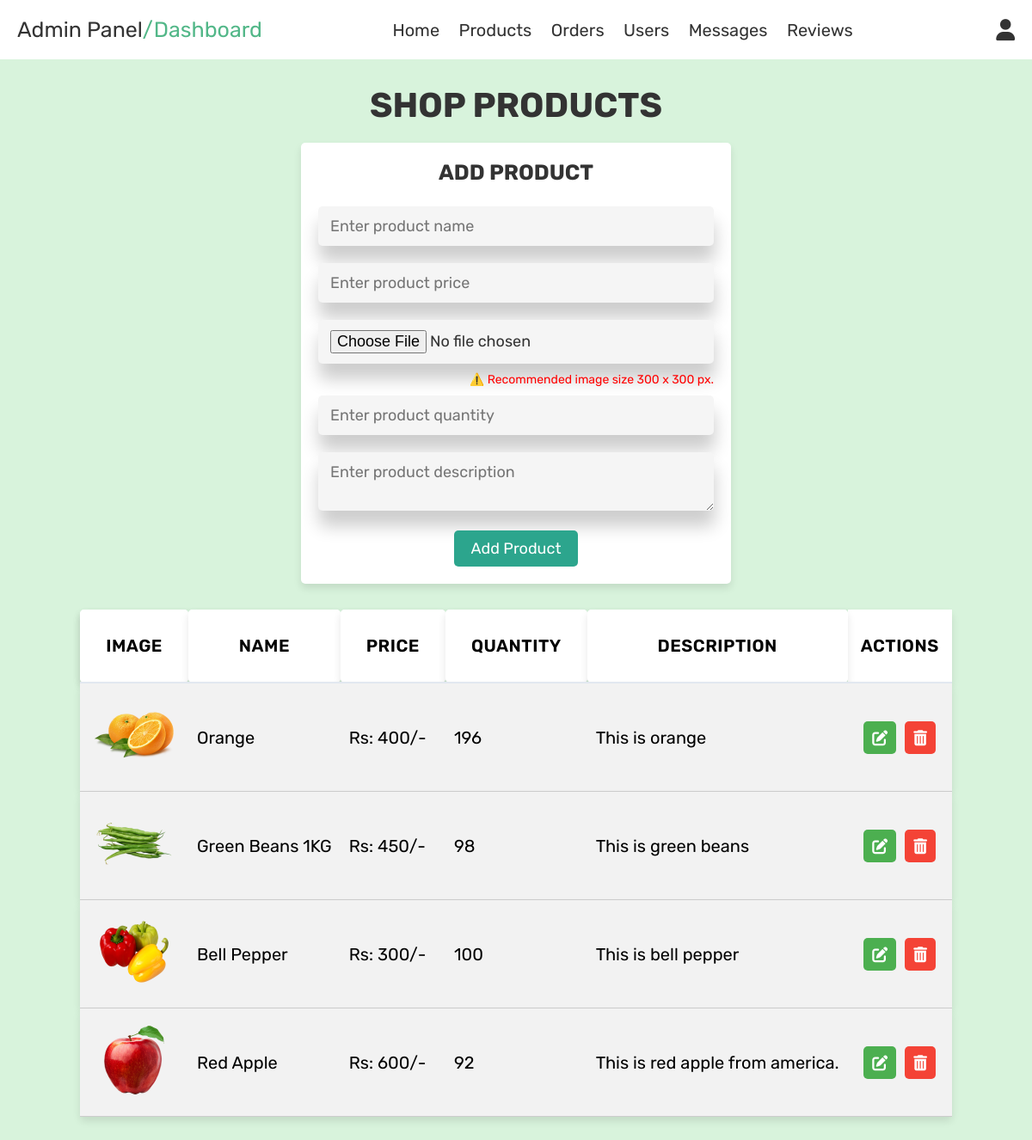
Page /admin_products.php (signed in) on the committed database.
### tables this page shows
CREATE TABLE `products` (
  `id` int(100) NOT NULL,
  `name` varchar(100) NOT NULL,
  `price` int(100) NOT NULL,
  `image` varchar(100) NOT NULL,
  `qty` text NOT NULL,
  `description` text NOT NULL
);

### admin_products.php (the view, shortened to what this page needs)
<?php
include 'config.php';
?>
<!DOCTYPE html>
<html lang="en">
<head>
    <link rel="stylesheet" href="https://cdnjs.cloudflare.com/ajax/libs/font-awesome/6.0.0/css/all.min.css">
    <link rel="stylesheet" href="css/admin_style.css">
</head>
<body>
    <?php include 'admin_header.php'; ?>
    <section class="add-products">
        <h1 class="title">shop products</h1>
        <form action="" method="post" enctype="multipart/form-data">
            <h3>add product</h3>
            <input type="text" name="name" class="box" placeholder="Enter product name" required>
            <input type="number" min="0" name="price" class="box" placeholder="Enter product price" required>
            <input type="file" name="image" accept="image/jpg, image/jpeg, image/png" class="box" required>
            <p id="rec-size">⚠️ Recommended image size 300 x 300 px.</p>
            <input type="text" name="qty" class="box" placeholder="Enter product quantity" required>
            <textarea name="description" class="box" placeholder="Enter product description" required></textarea>
            <input type="submit" value="add product" name="add_product" class="btn">
        </form>
    </section>
    <section class="show-products">
        <div class="box-container">
            <?php
            $select_products = mysqli_query($conn, "SELECT * FROM `products`") or die('query failed');
            if (mysqli_num_rows($select_products) > 0) {
                while ($fetch_products = mysqli_fetch_assoc($select_products)) {
            ?>
                    <table style="margin-right: auto; display: block;">
                        <thead>
                            <tr class="box">
                                <th class="box" style="font-size: 2rem;">Image</th>
                                <th class="box" style="font-size: 2rem;">Name</th>
                                <th class="box" style="font-size: 2rem;">Price</th>
                                <th class="box" style="font-size: 2rem;">Quantity</th>
                                <th class="box" style="font-size: 2rem;">Description</th>
                                <th style="font-size: 2rem;">Actions</th>
                            </tr>
                        </thead>
                        <tbody>
                            <?php
                            while ($fetch_products = mysqli_fetch_assoc($select_products)) {
                                echo "<tr class='box' style='background-color: #f2f2f2; border-bottom: 1px solid #ccc; text-align: left;'>";
                                echo '<td style="width: 100px; font-size: 2rem; padding: 10px; text-align: center;"><img src="uploaded_img/' . $fetch_products['image'] . '" alt=""></td>';
                                echo '<td style="padding: 10px; font-size: 2rem;">' . $fetch_products['name'] . '</td>';
                                echo '<td style="padding: 10px; font-size: 2rem;">Rs: ' . $fetch_products['price'] . '/-</td>';
                                echo '<td style="padding: 10px; font-size: 2rem;">' . $fetch_products['qty'] . '</td>';
                                echo '<td style="padding: 10px; font-size: 2rem;">' . $fetch_products['description'] . '</td>';
                                echo '<td style="padding: 10px; text-align: center;">';
                                echo '<a href="admin_products.php?update=' . $fetch_products['id'] . '" class="fa-solid fa-pen-to-square option-btn" style="background-color: #4CAF50; color: white; padding: 10px 10px; margin:5px; text-decoration: none;" title="Edit Product"></a>';
                                echo '<a href="admin_products.php?delete=' . $fetch_products['id'] . '" class="fa-solid fa-trash-can delete-btn" style="background-color: #f44336; color: white; padding: 10px 10px; margin:5px; text-decoration: none;" onclick="return confirm(\'delete this product?\')" title="Delete Product"></a>';
                                echo '</td>';
                                echo '</tr>';
                            }
                            ?>
                        </tbody>
                    </table>
            <?php
                }
            } else {
                echo '<p class="empty">No products added yet!</p>';
            }
            ?>
        </div>
    </section>
</body>
</html>

### css/admin_style.css (style rules this page uses)
:root { --purple:#8e44ad; --red:#c0392b; --orange:#f39c12; --black:#333; --green3:#52b788; --button-hover:#06b90f; --button:#2CA58D; --green5:#d8f3dc; --white:#fff; --light-color:#666; --light-white:#ccc; --light-bg:#f5f5f5; --border:.1rem solid var(--black); --box-shadow:0 .5rem 1rem rgba(0,0,0,.1); }
* { font-family: 'Rubik', sans-serif; margin:0; padding:0; box-sizing: border-box; outline: none; border:none; text-decoration: none; transition:all .2s linear; }
html { font-size: 62.5%; overflow-x: hidden; }
body { background-color: var(--green5); font-family: sans-serif; }
section { padding:3rem 2rem; }
.title { text-align: center; margin-bottom: 2rem; text-transform: uppercase; color:var(--black); font-size: 4rem; }
.btn, .option-btn, .delete-btn, .white-btn { display: inline-block; margin-top: 1rem; padding:1rem 2rem; cursor: pointer; color:var(--white); font-size: 1.8rem; border-radius: .5rem; text-transform: capitalize; }
.white-btn, .btn { background-color: var(--button); }
.option-btn { background-color: var(--button); }
.delete-btn { background-color: var(--red); }
.add-products form { background-color: var(--white); border-radius: .5rem; padding:2rem; text-align: center; box-shadow: var(--box-shadow); border:transparent ; max-width: 50rem; margin:0 auto; }
.add-products form h3 { font-size: 2.5rem; text-transform: uppercase; color:var(--black); margin-bottom: 1.5rem; }
.add-products form .box { width: 100%; background-color: var(--light-bg); border-radius: .5rem; margin:1rem 0; padding:1.2rem 1.4rem; color:var(--black); font-size: 1.8rem; border:transparent; box-shadow: 1px 18px 20px rgba(0, 0, 0, 0.2) }
.show-products .box-container { display: grid; margin-left: 30rem; justify-content: center; gap:1.5rem; max-width: 1200px; margin:0 auto; align-items: flex-start; }
.show-products { padding-top: 0; }
.show-products .box-container .box { text-align: center; padding:3rem 3rem; border-radius: .5rem; border:transparent; box-shadow: var(--box-shadow); background-color: var(--white); border-width: 1px; border-color: #333; }
.show-products .box-container .box img { height: 10rem; width: auto; }
table { width: 100%; border-collapse: collapse; }
thead { background: #f8fafc; border-bottom: 2px solid #e2e8f0; }
th { padding: 1.2rem 1.5rem; text-align: left; font-weight: 600; color: var(--text-dark); font-size: 1.4rem; text-transform: uppercase; letter-spacing: 0.5px; }
tbody tr { border-bottom: 1px solid #e2e8f0; transition: all 0.3s ease; }
td { padding: 1.2rem 1.5rem; color: var(--text-dark); }
#rec-size { text-align: right; font-size: 14px; color: red; }

### rows in the picture
products: image (picture), name "Orange", price "400", qty "196", description "This is orange"
products: image (picture), name "Green Beans 1KG", price "450", qty "98", description "This is green beans"
products: image (picture), name "Bell Pepper", price "300", qty "100", description "This is bell pepper"
products: image (picture), name "Red Apple", price "600", qty "92", description "This is red apple from america."
